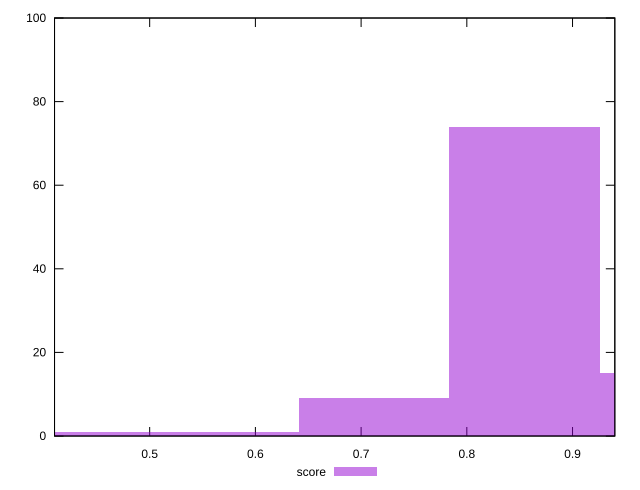

This figure's gnuplot source:
reset

$score <<EOF
0.7123741675921478 9
0.8548490011105773 74
0.9973238346290068 15
0.42742450055528863 1
0.5698993340737182 1
EOF

set key outside below
set boxwidth 0.14247483351842954
set xrange [0.41:0.94]
set yrange [0:100]
set trange [0:100]
set style fill transparent solid 0.5 noborder
set terminal svg size 640, 490 enhanced background rgb 'white'
set output "report_00015_2021-02-09T16-11-33.973Z/first-meaningful-paint/samples/pages+cached+noadtech/score/histogram.svg"

plot $score title "score" with boxes

reset
